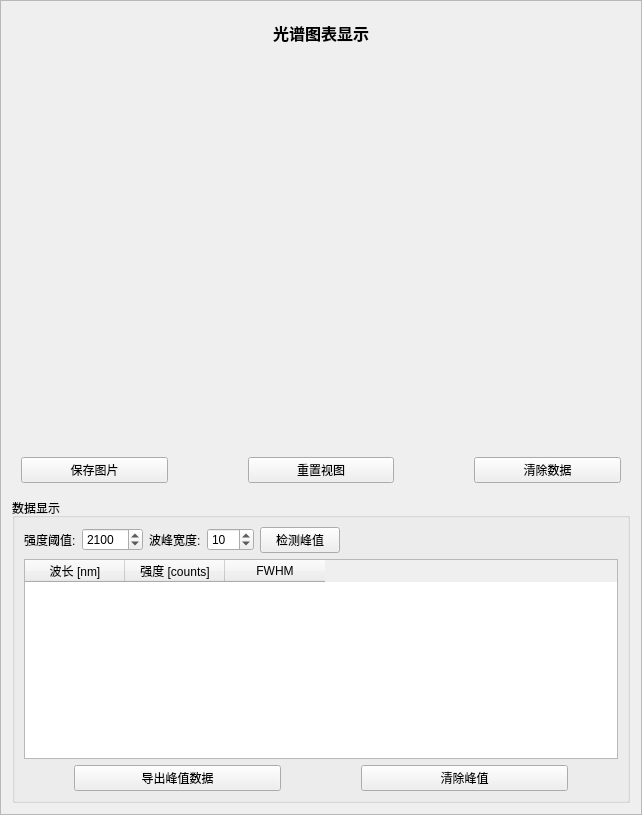
       <widget class="QFrame" name="frameRightPanel">
        <property name="frameShape">
         <enum>QFrame::StyledPanel</enum>
        </property>
        <property name="frameShadow">
         <enum>QFrame::Raised</enum>
        </property>
        <layout class="QVBoxLayout" name="verticalLayout_2" stretch="3,1">
         <item>
          <widget class="QWidget" name="widgetImageTitle" native="true">
           <layout class="QVBoxLayout" name="verticalLayout_33">
            <item alignment="Qt::AlignHCenter">
             <widget class="QLabel" name="labelImageDisplay">
              <property name="font">
               <font>
                <pointsize>12</pointsize>
                <weight>75</weight>
                <bold>true</bold>
               </font>
              </property>
              <property name="text">
               <string>光谱图表显示</string>
              </property>
             </widget>
            </item>
            <item>
             <widget class="QWidget" name="widgetSpectrumPlot" native="true">
              <property name="minimumSize">
               <size>
                <width>600</width>
                <height>400</height>
               </size>
              </property>
             </widget>
            </item>
            <item>
             <layout class="QHBoxLayout" name="horizontalLayoutPlotControls">
              <property name="spacing">
               <number>80</number>
              </property>
              <item>
               <widget class="QPushButton" name="btnSavePlot">
                <property name="text">
                 <string>保存图片</string>
                </property>
               </widget>
              </item>
              <item>
               <widget class="QPushButton" name="btnResetView">
                <property name="text">
                 <string>重置视图</string>
                </property>
               </widget>
              </item>
              <item>
               <widget class="QPushButton" name="btnClearPlot">
                <property name="text">
                 <string>清除数据</string>
                </property>
               </widget>
              </item>
             </layout>
            </item>
           </layout>
          </widget>
         </item>
         <item>
          <widget class="QGroupBox" name="groupBoxDataDisplay">
           <property name="title">
            <string>数据显示</string>
           </property>
           <layout class="QVBoxLayout" name="verticalLayoutDataDisplay">
            <item>
             <layout class="QHBoxLayout" name="horizontalLayoutPeakSettings">
              <item>
               <widget class="QLabel" name="labelIntensityThreshold">
                <property name="font">
                 <font>
                  <weight>50</weight>
                  <bold>false</bold>
                 </font>
                </property>
                <property name="text">
                 <string>强度阈值:</string>
                </property>
               </widget>
              </item>
              <item>
               <widget class="QSpinBox" name="spinBoxIntensityThreshold">
                <property name="minimum">
                 <number>0</number>
                </property>
                <property name="maximum">
                 <number>65535</number>
                </property>
                <property name="value">
                 <number>2100</number>
                </property>
               </widget>
              </item>
              <item>
               <widget class="QLabel" name="labelPeakWidth">
                <property name="font">
                 <font>
                  <weight>50</weight>
                  <bold>false</bold>
                 </font>
                </property>
                <property name="text">
                 <string>波峰宽度:</string>
                </property>
               </widget>
              </item>
              <item>
               <widget class="QSpinBox" name="spinBoxPeakWidth">
                <property name="minimum">
                 <number>1</number>
                </property>
                <property name="maximum">
                 <number>100</number>
                </property>
                <property name="value">
                 <number>10</number>
                </property>
               </widget>
              </item>
              <item>
               <widget class="QPushButton" name="btnDetectPeaks">
                <property name="text">
                 <string>检测峰值</string>
                </property>
               </widget>
              </item>
              <item>
               <spacer name="horizontalSpacerPeakSettings">
                <property name="orientation">
                 <enum>Qt::Horizontal</enum>
                </property>
                <property name="sizeHint" stdset="0">
                 <size>
                  <width>40</width>
                  <height>20</height>
                 </size>
                </property>
               </spacer>
              </item>
             </layout>
            </item>
            <item>
             <widget class="QTableWidget" name="tableWidgetPeaks">
              <property name="minimumSize">
               <size>
                <width>0</width>
                <height>200</height>
               </size>
              </property>
              <property name="editTriggers">
               <set>QAbstractItemView::NoEditTriggers</set>
              </property>
              <property name="selectionBehavior">
               <enum>QAbstractItemView::SelectRows</enum>
              </property>
              <property name="sortingEnabled">
               <bool>true</bool>
              </property>
              <column>
               <property name="text">
                <string>波长 [nm]</string>
               </property>
              </column>
              <column>
               <property name="text">
                <string>强度 [counts]</string>
               </property>
              </column>
              <column>
               <property name="text">
                <string>FWHM</string>
               </property>
              </column>
             </widget>
            </item>
            <item>
             <layout class="QHBoxLayout" name="horizontalLayoutDataExport">
              <property name="spacing">
               <number>80</number>
              </property>
              <property name="leftMargin">
               <number>50</number>
              </property>
              <property name="rightMargin">
               <number>50</number>
              </property>
              <item>
               <widget class="QPushButton" name="btnExportPeaks">
                <property name="text">
                 <string>导出峰值数据</string>
                </property>
               </widget>
              </item>
              <item>
               <widget class="QPushButton" name="btnClearPeaks">
                <property name="text">
                 <string>清除峰值</string>
                </property>
               </widget>
              </item>
             </layout>
            </item>
           </layout>
          </widget>
         </item>
        </layout>
       </widget>
